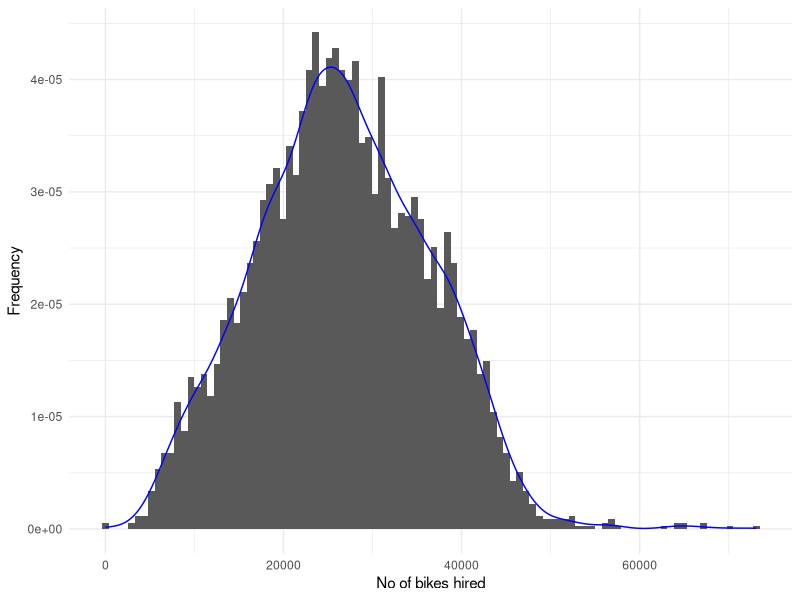
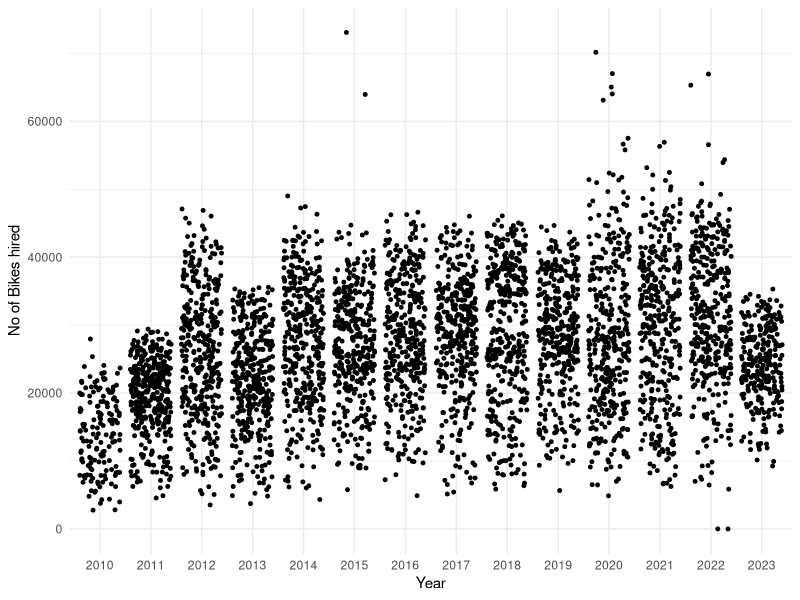
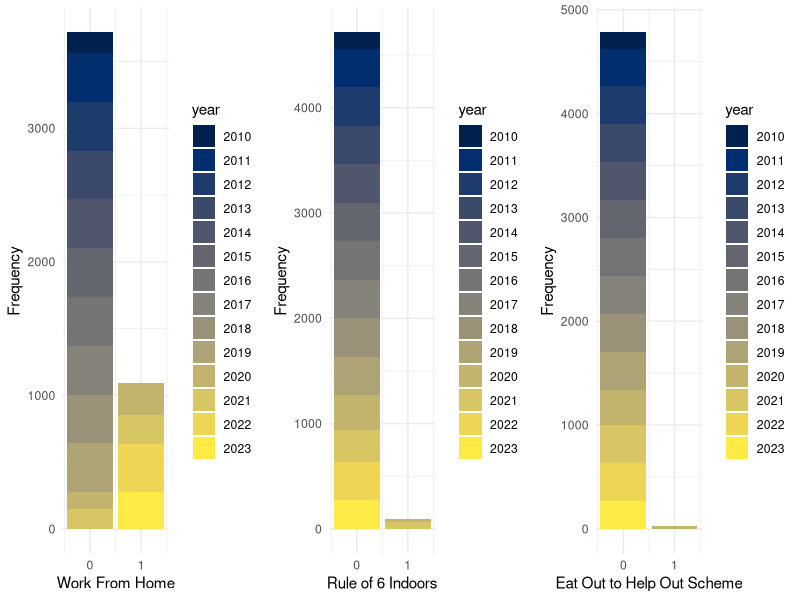
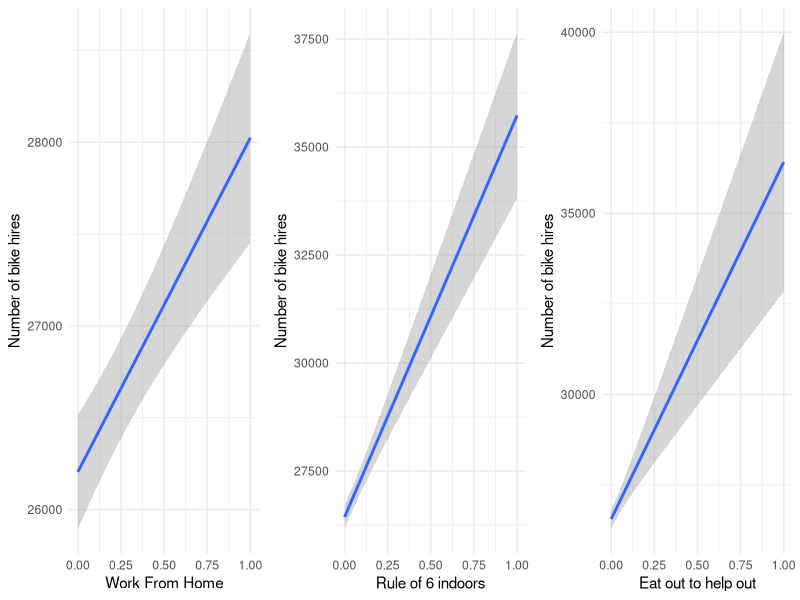
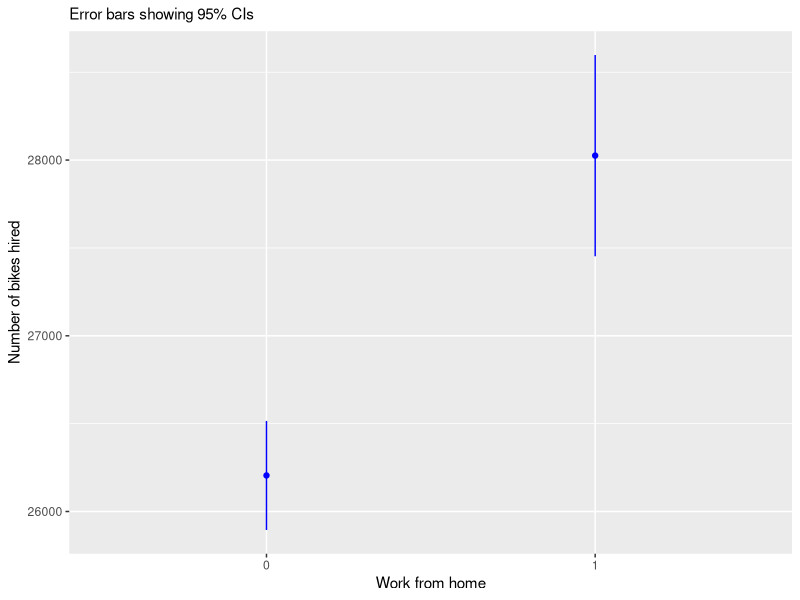
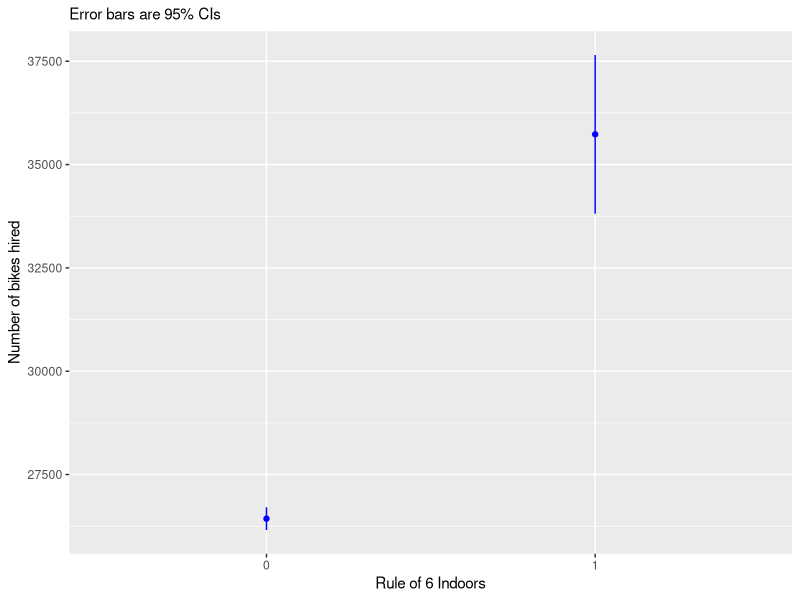
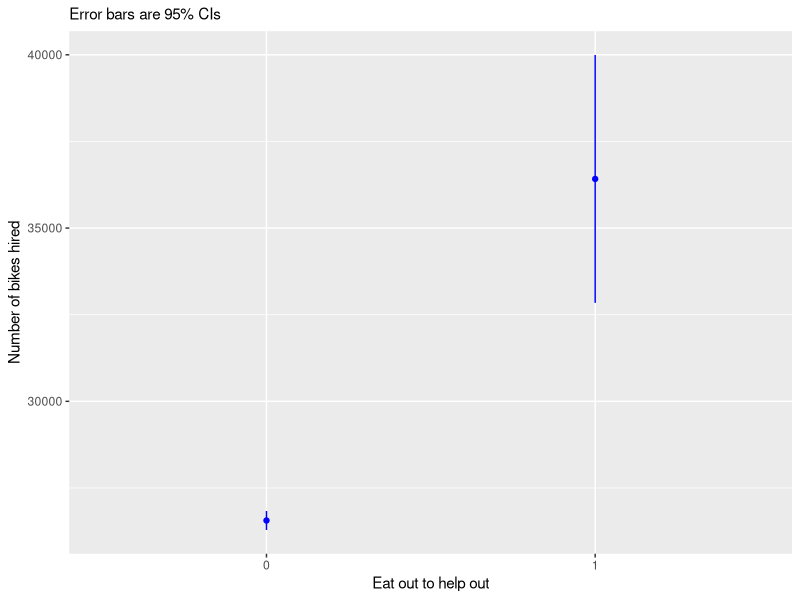
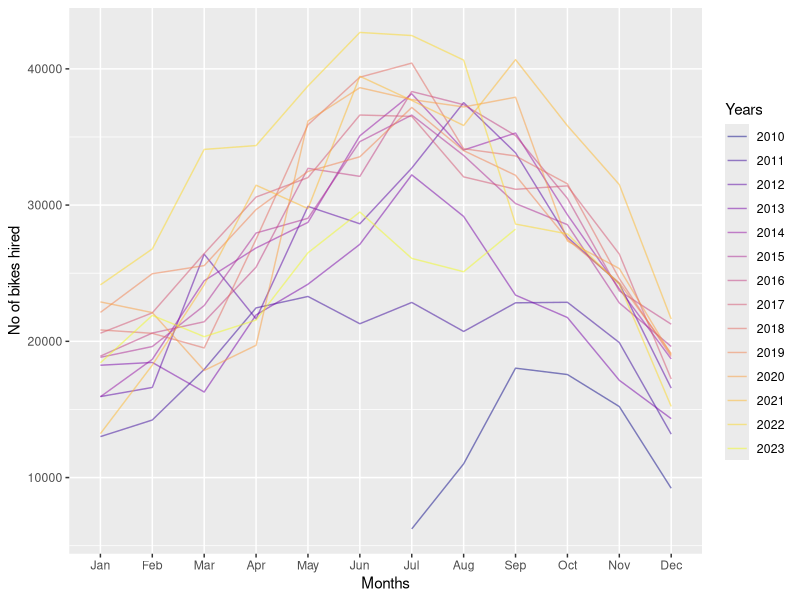

Here is the R script that generated these plots, in order:
## ---- chunk 1
knitr::opts_chunk$set(echo = TRUE)
library(tidyverse)
library(dplyr)
library(ggplot2)
library(kableExtra)
library(emmeans)
library(gridExtra)
library(Hmisc)
library(lubridate)
library(car)
options(width=100)
## ---- chunk 2

#Importing the dataset
data.loncov <- read_csv("London_COVID_bikes.csv")


#Checking the structure of the dataset
str(data.loncov)
summary(data.loncov)

#Converting day, month and year categorical variables to factors.
factor.variable.q1 <- c("day", "month","year")

data.loncov[factor.variable.q1] <- lapply(data.loncov[factor.variable.q1], factor)
str(data.loncov)

#Checking the data for abnormalities using ggplot
ggplot(data.loncov, aes(Hires, ..density..)) +geom_histogram(bins=100, alpha=1)+geom_density(color='blue') + theme_minimal() + labs(x='No of bikes hired', y='Frequency') 

#The plotted histogram closely resembles a normal distribution with no significant outliers. To further understand the data, I have used the jitter plot


ggplot(data.loncov) + geom_jitter(aes(x=year, y=Hires), size=1) + labs(x='Year', y='No of Bikes hired') + theme_minimal()

#The jitter plot shows some observations at 0 and higher than 60,000. To pinpoint these data values, I used the filter function


(data.loncov.zero <- data.loncov %>% filter(Hires==0))

#After applying the filter function, it is observed that there are two instances with a value of 0. According to the data source, a scheme shutdown occurred on the 10th and 11th of September 2022 for an entire weekend, resulting in the absence of data for those dates. This explains the occurrences with a value of 0 in the dataset. So, we can remove these observations

data.loncov <- data.loncov %>% filter(Hires!=0)


#Now we can check for the values above 60000
(data.loncov.high <- data.loncov %>% filter(Hires>=60000))

#Since these values are not unusually high, we can keep them and perform statistical analysis without skewing the results

#Creating a bar plot to visualise the frequency distribution of "Work From Home", "Rule of 6 Indoors", and Eat out to Help out Scheme" with color-coded bars for each year

grid.arrange(

ggplot(data.loncov, aes(x=wfh)) + geom_bar(aes(fill = year)) + theme_minimal() + labs(x='Work From Home', y='Frequency') + scale_fill_viridis_d(option = "cividis") + scale_x_continuous(breaks = c(0, 1), labels = c("0", "1")),

ggplot(data.loncov, aes(x=rule_of_6_indoors)) + geom_bar(aes(fill = year)) + theme_minimal() + labs(x='Rule of 6 Indoors', y='Frequency') + scale_fill_viridis_d(option = "cividis") + scale_x_continuous(breaks = c(0, 1), labels = c("0", "1")),

ggplot(data.loncov, aes(x=eat_out_to_help_out)) + geom_bar(aes(fill = year)) + theme_minimal() + labs(x='Eat Out to Help Out Scheme', y='Frequency') + scale_fill_viridis_d(option = "cividis") + scale_x_continuous(breaks = c(0, 1), labels = c("0", "1")),

ncol=3)


#In summary, the data indicates a significant disparity in the frequencies of 'Work From Home' (wfh), 'Rule of 6 Indoors' (rule_of_6_indoors) and 'Eat Out to Help Out Scheme' (eat_out_to_help_out) values, with fewer instances when the category is one compared to when it is 0. This imbalance may be due to the limited impact of the COVID-19 pandemic in specific years from 2010 to 2023. Considering this is crucial for the refined interpretation of the results.
## ---- chunk 3

#Let's use Pearson Correlation as the data visually represents a normal distribution

(rcorr(as.matrix(select(data.loncov, Hires, wfh, rule_of_6_indoors,eat_out_to_help_out ))))

# Based on the correlation matrix and associated p-values, we can see that:
# 1. There is a weak positive correlation (0.13) between the number of bike hires and working from home
# 
# 2. A moderate positive correlation (0.23) is observed between bike hires and the Rule of 6 Indoors
# 
# 3. There is a weak positive correlation (0.08) between bike hires and the Eat Out to Help Out scheme 
# 
# The p-values associated with these correlations are all very close to zero (0.000), indicating statistical significance

# 4. The correlation coefficient of r = -0.04 for Work From Home and the Eat Out to Help Out scheme is statistically significant under NHST. But this shows only a 0.16% shared variance, which indicates independence. So, using both as predictors in a multiple regression analysis will have no risk of multicollinearity.
#
#The correlation coefficient of r = o.23 for Work From Home and Rule of 6 Indoors is statistically significant under NHST. But this shows only a 5.3% shared variance, which indicates independence. So, using both as predictors in a multiple regression analysis will have no risk of multicollinearity.


#Visualising the correlation
grid.arrange(
  
ggplot(data.loncov, aes(y=Hires, x=wfh)) + labs(x="Work From Home", y="Number of bike hires") + geom_smooth(method=lm) + theme_minimal(),

ggplot(data.loncov, aes(y=Hires, x=rule_of_6_indoors)) + labs(x="Rule of 6 indoors", y="Number of bike hires") + geom_smooth(method=lm) + theme_minimal(),

ggplot(data.loncov, aes(y=Hires, x=eat_out_to_help_out)) + labs(x="Eat out to help out", y="Number of bike hires") + geom_smooth(method=lm) + theme_minimal(),

ncol=3)
## ---- chunk 4
#Converting necessary categorical variables to factors. This is required to perform the regression analysis
factor.variable.q2 <- c("schools_closed", "pubs_closed","shops_closed","eating_places_closed","stay_at_home","household_mixing_indoors_banned", "wfh", "rule_of_6_indoors","curfew","eat_out_to_help_out")

data.loncov[factor.variable.q2] <- lapply(data.loncov[factor.variable.q2], factor)
str(data.loncov)


#Creating a linear regression model to understand the relationship between the number of bikes hired (Hires) and work from home (wfh)
lm.hires.wfh <- lm(Hires~wfh, data.loncov)
summary(lm.hires.wfh)


#Finding the the 95% confidence intervals for analysis reporting
cbind(coef(lm.hires.wfh), confint(lm.hires.wfh))


#Finding estimated marginal means of the model for visualisation. 
(emm.hires.wfh <- emmeans(lm.hires.wfh, ~wfh))

#Visualising the emmeans data
(  plot.emm.hires.wfh <- ggplot(summary(emm.hires.wfh), aes(x=wfh, y=emmean, ymin=lower.CL, ymax=upper.CL)) + geom_point(col="blue") + geom_linerange(col="blue") + labs(x="Work from home", y="Number of bikes hired", subtitle="Error bars showing 95% CIs")   )
## ---- chunk 5

#Creating a linear regression model to understand the relationship between the number of bikes hired (Hires) and the rule of 6 indoors (rule_of_6_indoors)
lm.hires.ruleof6 <- lm(Hires~rule_of_6_indoors, data.loncov)
summary(lm.hires.ruleof6)

#Finding the the 95% confidence intervals for analysis reporting
cbind(coef(lm.hires.ruleof6), confint(lm.hires.ruleof6))

#Finding estimated marginal means of the model for visualisation.
(emm.hires.ruleof6 <- emmeans(lm.hires.ruleof6, ~rule_of_6_indoors))

#Visualising the emmeans data
(  plot.emm.hires.ruleof6 <- ggplot(summary(emm.hires.ruleof6), aes(x=rule_of_6_indoors, y=emmean, ymin=lower.CL, ymax=upper.CL)) + geom_point(col="blue") + geom_linerange(col="blue") + labs(x="Rule of 6 Indoors", y="Number of bikes hired", subtitle="Error bars are 95% CIs")   )
## ---- chunk 6

#Creating a linear regression model to understand the relationship between the number of bikes hired (Hires) and the eat out to help out scheme (eat_out_to_help_out)
lm.hires.eatout <- lm(Hires~eat_out_to_help_out, data.loncov)
summary(lm.hires.eatout)

#Finding the the 95% confidence intervals for analysis reporting
cbind(coef(lm.hires.eatout), confint(lm.hires.eatout))

#Finding estimated marginal means of the model for visualisation.
(emm.hires.eatout <- emmeans(lm.hires.eatout, ~eat_out_to_help_out))

#Visualising the emmeans data
(  plot.emm.hires.ruleof6 <- ggplot(summary(emm.hires.eatout), aes(x=eat_out_to_help_out, y=emmean, ymin=lower.CL, ymax=upper.CL)) + geom_point(col="blue") + geom_linerange(col="blue") + labs(x="Eat out to help out", y="Number of bikes hired", subtitle="Error bars are 95% CIs")   )
## ---- chunk 7
lm.hires.wfh.ruleof6.eatout <- lm(Hires~wfh+rule_of_6_indoors+eat_out_to_help_out, data.loncov)
summary(lm.hires.wfh.ruleof6.eatout)

#Finding the the 95% confidence intervals for analysis reporting
cbind(coef(lm.hires.wfh.ruleof6.eatout), confint(lm.hires.wfh.ruleof6.eatout))
## ---- chunk 8

#Obtaining the variance inflation factor score using vif
vif(lm.hires.wfh.ruleof6.eatout)
## ---- chunk 9

#ANOVA test comparing two lm models, one showing the effect of work from home on the number of hires and the other showing the impact of work from home along with two  additional variables, rule of 6 indoors and eat out to help out scheme, on number of bikes hired

anova(lm.hires.wfh, lm.hires.wfh.ruleof6.eatout)
summary(lm.hires.wfh)
summary(lm.hires.wfh.ruleof6.eatout)
## ---- chunk 10

#Creating the interaction term model
lm.inter.hires.wfh.ruleof6.eatout <- lm(Hires~wfh*rule_of_6_indoors*eat_out_to_help_out, data.loncov)
summary(lm.inter.hires.wfh.ruleof6.eatout)

#Comparing the multiple regression model with our interaction term model
anova(lm.hires.wfh.ruleof6.eatout, lm.inter.hires.wfh.ruleof6.eatout)
summary(lm.hires.wfh.ruleof6.eatout)
summary(lm.inter.hires.wfh.ruleof6.eatout)
## ---- chunk 11

#Grouping the data by month and year
data.loncov.mean.month.year <- data.loncov %>% group_by(month, year) %>% summarise("Mean" = mean(Hires))

#Setting levels for months for visualisation
month.order <- c("Jan", "Feb", "Mar", "Apr", "May", "Jun", "Jul", 
                  "Aug", "Sep", "Oct", "Nov", "Dec")

# Convert the "month" variable to a factor with the specified order
data.loncov.mean.month.year$month <- factor(data.loncov.mean.month.year$month, levels = month.order)
data.loncov$month <- factor(data.loncov$month, levels = month.order)

#Visualising the trend across different months for all years
ggplot(data.loncov.mean.month.year, aes(x=month, y=Mean, group=year, col=year)) + geom_line(alpha=0.5) + labs(x="Months", y="No of bikes hired", col="Years") + scale_colour_viridis_d(option = "plasma")

## ---- chunk 12
#Setting levels for days for visualisation
data.loncov.mean.month.day <- data.loncov %>% group_by(month, day) %>% summarise("Mean" = mean(Hires))

# Convert the "day" variable to a factor with the specified order
data.loncov.mean.month.day$month <- factor(data.loncov.mean.month.day$month, levels = month.order)

#Visualising the trend across different days for all months
ggplot(data.loncov.mean.month.day, aes(x=month, y=Mean, group=day, col=day)) + geom_line(alpha=0.5) + labs(x="Months", y="No of bikes hired", col="Days") + scale_colour_viridis_d(option = "magma")
## ---- chunk 13

#Copying the dataset to a new variable to avoid overwriting
year.order <- data.loncov

#Setting baseline category as 2016
year.order$year <- factor(year.order$year, levels = c("2016", "2017","2018","2019","2020","2021","2022","2023","2010","2011","2012","2013","2014","2015" ))
## ---- chunk 14
#Regression model with new baseline
lm.hires.year <- lm(Hires~year, year.order)
summary(lm.hires.year)

#Regression model with default baseline for visualisation
lm.hires.year.ordered <- lm(Hires~year, data.loncov)

#Finding estimated marginal means of the default baseline model for visualisation.
(emm.hires.year <- (emmeans(lm.hires.year.ordered, ~year)))

#Visualising the data
(  plot.emm.hires.year <- ggplot(summary(emm.hires.year), aes(x=year, y=emmean, ymin=lower.CL, ymax=upper.CL)) +geom_point()+ geom_linerange() + labs(x="Years", y="Number of bikes hired", subtitle = "Error bars are 95% CIs")   ) 
## ---- chunk 15
#Regression model with new baseline
lm.hires.month.year <- lm(Hires~month + year, year.order)
summary(lm.hires.month.year)

#Checking for multicollinearity using variance inflation factor score (vifs)
vif(lm.hires.month.year)

#Regression model with default baseline for visualisation
lm.hires.month.year.ordered <- lm(Hires~month+year, data.loncov)

#Finding estimated marginal means of both models for visualisation. 
(emm.hires.month.year <- emmeans(lm.hires.month.year.ordered, ~month+year))

  
#Visualising the model

plot.emm.hires.year + geom_point(data = summary(emm.hires.month.year), mapping = aes(x=year, y=emmean, ymin=NULL, ymax=NULL, col=month)) + labs(subtitle="Each point is one month. Error bars are 95% CIs of the mean", col="Month")
## ---- chunk 16
#Regression model with new baseline
lm.hires.day.month.year <- lm(Hires~day +month +year, year.order)
summary(lm.hires.day.month.year)

#Checking for multicollinearity using variance inflation factor score (vifs)
vif(lm.hires.day.month.year)

#Regression model with default baseline for visualisation
lm.hires.day.month.year.ordered <- lm(Hires~day +month +year, data.loncov)


#Visualising the data using.a boxplot
plot.emm.hires.year + geom_boxplot(data.loncov, mapping=aes(x=year, y=Hires, ymin=NULL, ymax=NULL), col="blue") + labs(subtitle = "Box is density over individual days. Error bars are 95% CIs of the mean")
## ---- chunk 17
#Comparing regression model using only year and another model using both month and year as predictors
anova(lm.hires.year, lm.hires.month.year)
summary(lm.hires.year)
summary(lm.hires.month.year)

## ---- chunk 18
#Comparing regression model using both month and year with another model using month, year and day as predictors
anova(lm.hires.month.year, lm.hires.day.month.year)
summary(lm.hires.month.year)
summary(lm.hires.day.month.year)

## ---- chunk 19

#Creating the model
lm.hires.day.month.year.wfh.ruleof6.eatout <- lm(Hires ~ month + day + year + wfh + rule_of_6_indoors + eat_out_to_help_out, year.order)

summary(lm.hires.day.month.year.wfh.ruleof6.eatout)

#Checking for collinearity
vif(lm.hires.day.month.year.wfh.ruleof6.eatout)
## ---- chunk 20
lm.hires.day.month.year.ruleof6.eatout <- lm(Hires ~ month + day + wfh + rule_of_6_indoors + eat_out_to_help_out, year.order)
summary(lm.hires.day.month.year.ruleof6.eatout)
## ---- chunk 21

#Importing the dataset
data.publisher <- read_csv("publisher_sales.csv")

#Checking the structure of the dataset
str(data.publisher)
summary(data.publisher)

#Converting sold by, publisher.type, and genre to factors as they are categorical variables

factor.variable.q3 <- c("sold by", "publisher.type","genre")
data.publisher[factor.variable.q3] <- lapply(data.publisher[factor.variable.q3], factor)
str(data.publisher)

#Assigning new names to the variables for easy data handling
data.publisher <- setNames(data.publisher, c("sold_by","publisher_type", "genre", "avg_review", "daily_sales", "total_reviews", "sale_price"))


#Checking the data for abnormalities using ggplot
grid.arrange(
  
ggplot(data.publisher, aes(daily_sales, ..density..)) +geom_histogram(bins=100, alpha=1)+geom_density(color='purple') + theme_minimal() + labs(x='Daily sales volume', y='Density'),

ggplot(data.publisher, aes(avg_review, ..density..)) +geom_histogram(bins=100, alpha=1)+geom_density(color='purple') + theme_minimal() + labs(x='Average Review', y='Density') ,

ggplot(data.publisher, aes(total_reviews, ..density..)) +geom_histogram(bins=100, alpha=1)+geom_density(color='purple') + theme_minimal() + labs(x='Total Reviews', y='Density') ,

ggplot(data.publisher, aes(sale_price, ..density..)) +geom_histogram(bins=100, alpha=1)+geom_density(color='purple') + theme_minimal() + labs(x='Sale Price', y='Density') 

)
#From the histograms, we can infer that there are no significant outliers. But we can see one observation in which daily sales is negative

data.publisher.neg <- data.publisher %>% filter(daily_sales<=0)

#As it is not technically correct to have a negative value for daily sales, we can remove it

data.publisher <- data.publisher %>% filter(daily_sales>=0)
## ---- chunk 22
#As the histograms plotted earlier show a non normally distributed set of data, let us use Spearman correlation 
rcorr(as.matrix(select_if(data.publisher, is.numeric)), type = "spearman")

# Based on the correlation matrix and associated p-values, we can see that:
#   
# 1. There is a strong positive correlation of r = 0.68 between daily sales and total reviews. The p-value p<0.001 suggests that it is statistically significant
# 
# 2. There is a strong negative correlation of r = -0.52 between daily sales and sale price. The p-value p<0.001 suggests that it is statistically significant
# 
# 3. There is another solid negative correlation of r = -0.53 between total reviews and sale price. This is also statistically significant.
# 
# This suggests that using these variables in regression analysis must be done carefully, as there is a risk of multicollinearity.


#Visualising the correlation
grid.arrange(

ggplot(data.publisher, aes(y=daily_sales, x=total_reviews)) + labs(x="Total Reviews", y="Daily Sales") + geom_smooth(method=lm) + theme_minimal(),

ggplot(data.publisher, aes(y=daily_sales, x=sale_price)) + labs(x="Sales Price", y="Daily Sales") + geom_smooth(method=lm) + theme_minimal(),

ggplot(data.publisher, aes(y=sale_price, x=total_reviews)) + labs(x="Total Reviews", y="Sale Price") + geom_smooth(method=lm) + theme_minimal(),

ncol=3)

## ---- chunk 23
#Creating a model to understand the effect of average reviews on daily sales
lm.avgrev.sale <- lm(daily_sales~avg_review, data.publisher)
summary(lm.avgrev.sale)

#Getting the 95% confidence intervals
confint(lm.avgrev.sale)
## ---- chunk 24
#Creating a model to understand the effect of total reviews on daily sales
lm.totrev.sale <- lm(daily_sales~total_reviews, data.publisher)
summary(lm.totrev.sale)

#Getting the 95% confidence intervals
confint(lm.totrev.sale)
## ---- chunk 25
#Creating a multiple regression model with average and total reviews as predictors for daily sales
lm.avgrev.totrev.sales <- lm(daily_sales~avg_review+total_reviews, data.publisher)
summary(lm.avgrev.totrev.sales)

#Getting the 95% confidence intervals
confint(lm.avgrev.totrev.sales)

#Checking for multicollinearity
vif(lm.avgrev.totrev.sales)
## ---- chunk 26

#Creating a multiple regression model to test the interaction effect of average review and total review on daily sales 
lm.inter.avgrev.totrev.sales <- lm(daily_sales~avg_review*total_reviews, data.publisher)
summary(lm.inter.avgrev.totrev.sales)

#Getting the 95% confidence intervals
confint(lm.inter.avgrev.totrev.sales)
## ---- chunk 27
#Comparing two regression models where one uses only total reviews as the predictor and the other uses both average review and total review as a multiple regression

anova(lm.totrev.sale, lm.avgrev.totrev.sales)
summary(lm.totrev.sale)
summary(lm.avgrev.totrev.sales)
## ---- chunk 28
#Comparing two regression models where one is a multiple regression with average review and total review as predictors, and the other is a model that tests their interaction.

anova(lm.avgrev.totrev.sales, lm.inter.avgrev.totrev.sales)
summary(lm.avgrev.totrev.sales)
summary(lm.inter.avgrev.totrev.sales)

## ---- chunk 29
#Creating custom values for total reviews and average review
avg.total.predict <- tibble(total_reviews = rep(c(130, 160, 190), 3),
                      avg_review = c(rep(2, 3), rep(3.5, 3), rep(5, 3)))

#Predicting for the created values using interaction model
avg.total.predict <- mutate(avg.total.predict, predict.sales = predict(lm.inter.avgrev.totrev.sales, avg.total.predict))

#Visualising the data
grid.arrange(
  
ggplot(avg.total.predict) + geom_line(aes(x = total_reviews, y = predict.sales, colour = as.factor(avg_review))) + labs(colour = "Average Review") + ylab("Predicted Daily Sales") +xlab("Total Reviews"), 
  
  ggplot(avg.total.predict) + geom_line(aes(x = avg_review, y = predict.sales, colour = as.factor(total_reviews))) + labs(colour = "Total Reviews") + ylab("Predicted Daily Sales") + xlab("Average Review"),

nrow=2)
## ---- chunk 30
#Creating regression model to understand the effect of sale price on daily sales
lm.saleprice.sales <- lm(daily_sales~sale_price, data.publisher)
summary(lm.saleprice.sales)

#Getting the 95% confidence intervals
confint(lm.saleprice.sales)
## ---- chunk 31
#Creating regression model to understand the effect of sales price and genre on daily sales
lm.saleprice.genre.sales <- lm(daily_sales~sale_price+genre, data.publisher)
summary(lm.saleprice.genre.sales)

#Getting the 95% confidence intervals
confint(lm.saleprice.genre.sales)

#Checking for multicollinearity
vif(lm.saleprice.genre.sales)
## ---- chunk 32
#Creating regression model to understand the effect of sales price and genre on daily sales
lm.inter.saleprice.genre.sales <- lm(daily_sales~sale_price*genre, data.publisher)
summary(lm.inter.saleprice.genre.sales)

#Getting the 95% confidence intervals
confint(lm.inter.saleprice.genre.sales)

## ---- chunk 33
#Comparing two regression models where one uses only sale price as a predictor while the other uses both sale price and genre

anova(lm.saleprice.sales, lm.saleprice.genre.sales)
summary(lm.saleprice.sales)
summary(lm.saleprice.genre.sales)
## ---- chunk 34
#Comparing two regression models where one is a multiple regression with sale price and genre as predictors and the other is a model that tests their interaction.
anova(lm.saleprice.genre.sales, lm.inter.saleprice.genre.sales)
summary(lm.saleprice.genre.sales)
summary(lm.inter.saleprice.genre.sales)
## ---- chunk 35
ggplot(data.publisher, aes(x=sale_price, y=daily_sales)) + 
  labs(x="Sales Price", y="Daily Sales", col="Genre") + geom_smooth(method=lm, aes(colour = genre)) +theme_minimal()
